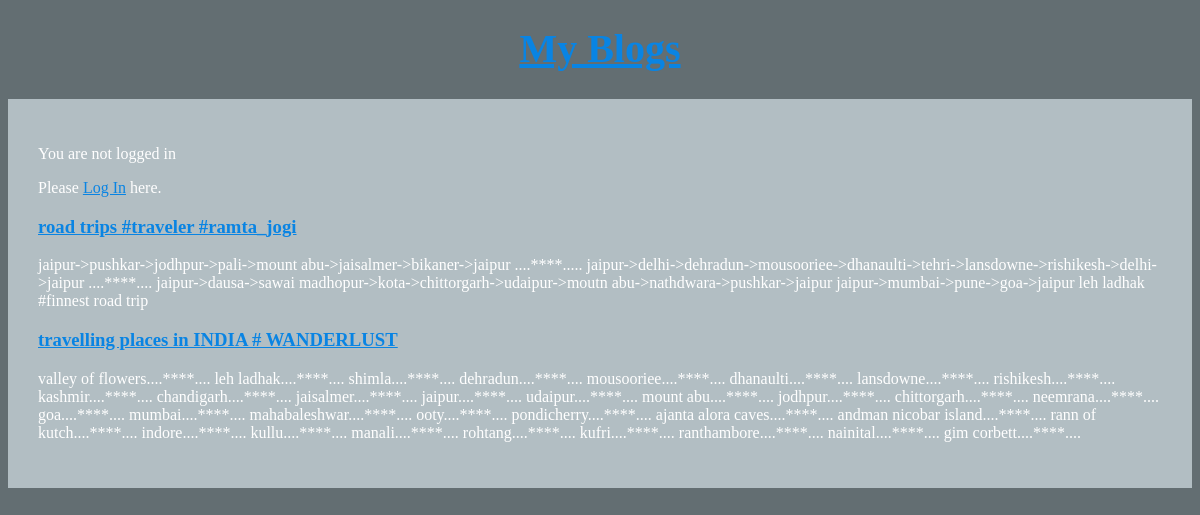
The page / on the database its author committed.
### articles/models.py (models this page shows, shortened)
class Article(models.Model):
    author = models.ForeignKey(
        'auth.User',
        on_delete = models.CASCADE,
    )
    title = models.CharField(max_length=150)
    text = models.TextField()

### articles/views.py (the view)
# urls.py: path('',views.ArticleListView.as_view(), name='home'),
class ArticleListView(ListView):
    model = Article
    template_name = 'home.html'

### templates/home.html
{% extends 'base.html' %}
{% block content %}
{% for c in object_list %}
<div class="article">
  <h3><a href="{% url 'article_page' c.pk %}">{{ c.title }}</a></h3>
  <p>{{ c.text }}</p>
</div>
{% endfor %}
{% endblock content %}

### templates/base.html (shortened to what this page needs)
{% load staticfiles %}
<!DOCTYPE html>
<html lang="en">
<head>
  <link rel="stylesheet" href="{% static 'css/basestyle.css' %}">
</head>
<body>
  <header>
    <h1><a href="/">My Blogs</a></h1>
  </header>
  <div class="container">
    {% if user.is_authenticated %}
    <p>You are logged in</p>
    <p>hey there: {{user.username}}</p>
    <p>Please <a href="{% url 'logout' %}">Log Out</a> here</p>
    {% else %}
    <p>You are not logged in</p>
    <p>Please <a href="{% url 'login' %}">Log In</a> here.</p>
    {% endif %}
    {% block content %}
    {% endblock content %}
  </div>
</body>
</html>

### static/css/basestyle.css (style rules this page uses)
body { background-color: #636e72; color: #FFF; }
h1 { font-size: 2.5rem; text-align: center; margin-top: 25px; }
a { color: #0984e3; }
.container { margin-top: 20px; background-color: #b2bec3; padding: 30px; }

### rows shown on the page
Article: title "road trips #traveler #ramta_jogi", text "jaipur->pushkar->jodhpur->pali->mount abu->jaisalmer->bikaner->jaipur ....****..... jaipur->delhi->dehradun->mousooriee->dhanaulti->tehri->lansdowne->rishikesh->delhi->jaipur ....****.... jaipur->dausa->sawai madhopur->kota->chittorgarh->udaipur->moutn abu->nathdwara->pushkar->jaipur jaipur->mumbai->pune->goa->jaipur leh ladhak #finnest road trip"
Article: title "travelling places in INDIA # WANDERLUST", text "valley of flowers....****.... leh ladhak....****.... shimla....****.... dehradun....****.... mousooriee....****.... dhanaulti....****.... lansdowne....****.... rishikesh....****.... kashmir....****.... chandigarh....****.... jaisalmer....****.... jaipur....****.... udaipur....****.... mount abu....****.... jodhpur....****.... chittorgarh....****.... neemrana....****.... goa....****.... mumbai....****.... mahabaleshwar....****.... ooty....****.... pondicherry....****.... ajanta alora caves....****.... andman nicobar island....****.... rann of kutch....****.... indore....****.... kullu....****.... manali....****.... rohtang....****.... kufri....****.... ranthambore....****....…"
